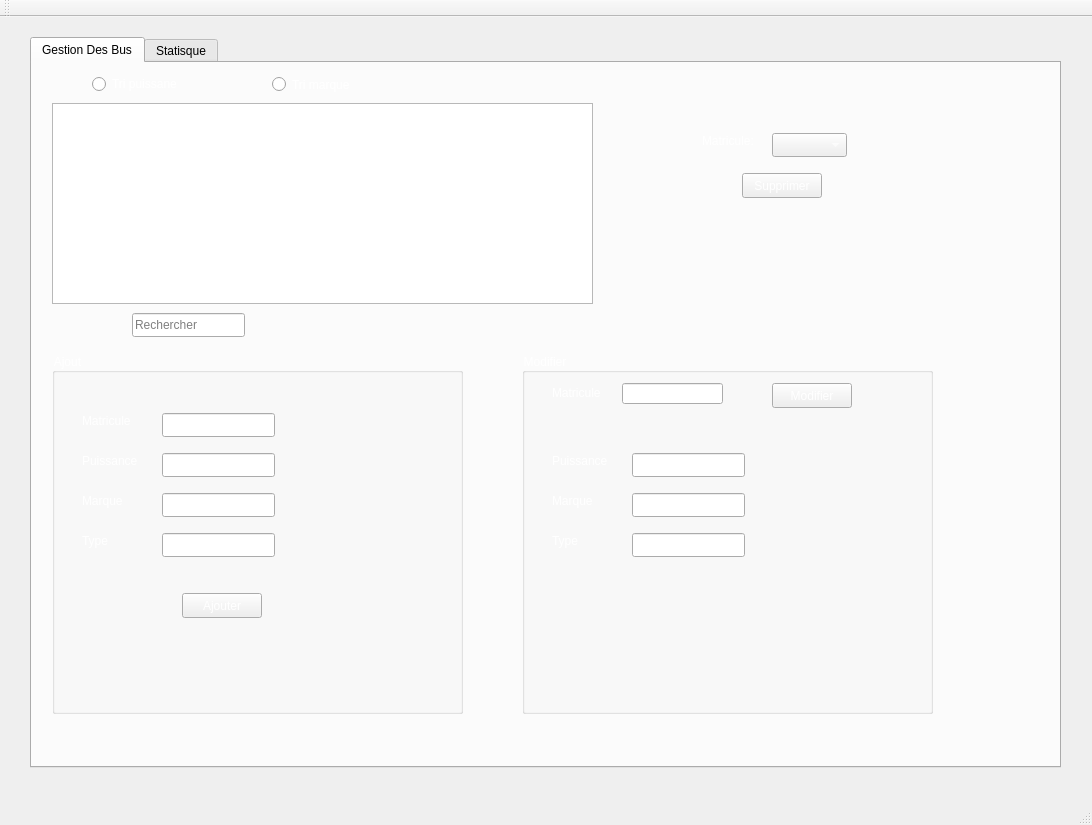
<?xml version="1.0" encoding="UTF-8"?>
<ui version="4.0">
 <class>MainWindow</class>
 <widget class="QMainWindow" name="MainWindow">
  <property name="geometry">
   <rect>
    <x>0</x>
    <y>0</y>
    <width>1092</width>
    <height>825</height>
   </rect>
  </property>
  <property name="windowTitle">
   <string>BUS</string>
  </property>
  <widget class="QWidget" name="centralWidget">
   <widget class="QTabWidget" name="tabWidget">
    <property name="geometry">
     <rect>
      <x>30</x>
      <y>20</y>
      <width>1031</width>
      <height>731</height>
     </rect>
    </property>
    <property name="styleSheet">
     <string notr="true">*{color: rgb(0, 0, 0);}

</string>
    </property>
    <property name="currentIndex">
     <number>0</number>
    </property>
    <widget class="QWidget" name="tab">
     <attribute name="title">
      <string>Gestion Des Bus</string>
     </attribute>
     <widget class="QTableView" name="tab_Bus">
      <property name="geometry">
       <rect>
        <x>20</x>
        <y>40</y>
        <width>541</width>
        <height>201</height>
       </rect>
      </property>
      <property name="styleSheet">
       <string notr="true">*{color: rgb(255, 255, 255);}</string>
      </property>
     </widget>
     <widget class="QLabel" name="label_5">
      <property name="geometry">
       <rect>
        <x>670</x>
        <y>70</y>
        <width>56</width>
        <height>16</height>
       </rect>
      </property>
      <property name="styleSheet">
       <string notr="true">*{color: rgb(255, 255, 255);}</string>
      </property>
      <property name="text">
       <string>Matricule:</string>
      </property>
     </widget>
     <widget class="QPushButton" name="ButtonSupprimer">
      <property name="geometry">
       <rect>
        <x>710</x>
        <y>110</y>
        <width>80</width>
        <height>25</height>
       </rect>
      </property>
      <property name="styleSheet">
       <string notr="true">*{color: rgb(255, 255, 255);}</string>
      </property>
      <property name="text">
       <string>Supprimer</string>
      </property>
     </widget>
     <widget class="QGroupBox" name="groupBox_2">
      <property name="geometry">
       <rect>
        <x>490</x>
        <y>290</y>
        <width>411</width>
        <height>361</height>
       </rect>
      </property>
      <property name="styleSheet">
       <string notr="true">*{color: rgb(255, 255, 255);}</string>
      </property>
      <property name="title">
       <string>Modifier</string>
      </property>
      <widget class="QLabel" name="label_6">
       <property name="geometry">
        <rect>
         <x>30</x>
         <y>30</y>
         <width>56</width>
         <height>20</height>
        </rect>
       </property>
       <property name="text">
        <string>Matricule</string>
       </property>
      </widget>
      <widget class="QLabel" name="label_7">
       <property name="geometry">
        <rect>
         <x>30</x>
         <y>100</y>
         <width>56</width>
         <height>16</height>
        </rect>
       </property>
       <property name="text">
        <string>Puissance</string>
       </property>
      </widget>
      <widget class="QLabel" name="label_8">
       <property name="geometry">
        <rect>
         <x>30</x>
         <y>140</y>
         <width>56</width>
         <height>16</height>
        </rect>
       </property>
       <property name="text">
        <string>Marque</string>
       </property>
      </widget>
      <widget class="QLabel" name="label_9">
       <property name="geometry">
        <rect>
         <x>30</x>
         <y>180</y>
         <width>56</width>
         <height>16</height>
        </rect>
       </property>
       <property name="text">
        <string>Type</string>
       </property>
      </widget>
      <widget class="QLineEdit" name="le_matricule_2">
       <property name="geometry">
        <rect>
         <x>100</x>
         <y>30</y>
         <width>101</width>
         <height>21</height>
        </rect>
       </property>
      </widget>
      <widget class="QLineEdit" name="le_puissance_2">
       <property name="geometry">
        <rect>
         <x>110</x>
         <y>100</y>
         <width>113</width>
         <height>24</height>
        </rect>
       </property>
      </widget>
      <widget class="QLineEdit" name="le_marque_2">
       <property name="geometry">
        <rect>
         <x>110</x>
         <y>140</y>
         <width>113</width>
         <height>24</height>
        </rect>
       </property>
      </widget>
      <widget class="QLineEdit" name="le_type_2">
       <property name="geometry">
        <rect>
         <x>110</x>
         <y>180</y>
         <width>113</width>
         <height>24</height>
        </rect>
       </property>
      </widget>
      <widget class="QPushButton" name="Button_Modification">
       <property name="geometry">
        <rect>
         <x>250</x>
         <y>30</y>
         <width>80</width>
         <height>25</height>
        </rect>
       </property>
       <property name="text">
        <string>Modifier</string>
       </property>
      </widget>
     </widget>
     <widget class="QGroupBox" name="groupBox">
      <property name="geometry">
       <rect>
        <x>20</x>
        <y>290</y>
        <width>411</width>
        <height>361</height>
       </rect>
      </property>
      <property name="styleSheet">
       <string notr="true">*{color: rgb(255, 255, 255);}</string>
      </property>
      <property name="title">
       <string>Ajout</string>
      </property>
      <widget class="QLabel" name="label">
       <property name="geometry">
        <rect>
         <x>30</x>
         <y>60</y>
         <width>56</width>
         <height>16</height>
        </rect>
       </property>
       <property name="text">
        <string>Matricule</string>
       </property>
      </widget>
      <widget class="QLabel" name="label_2">
       <property name="geometry">
        <rect>
         <x>30</x>
         <y>100</y>
         <width>56</width>
         <height>16</height>
        </rect>
       </property>
       <property name="text">
        <string>Puissance</string>
       </property>
      </widget>
      <widget class="QLabel" name="label_3">
       <property name="geometry">
        <rect>
         <x>30</x>
         <y>140</y>
         <width>56</width>
         <height>16</height>
        </rect>
       </property>
       <property name="text">
        <string>Marque</string>
       </property>
      </widget>
      <widget class="QLabel" name="label_4">
       <property name="geometry">
        <rect>
         <x>30</x>
         <y>180</y>
         <width>56</width>
         <height>16</height>
        </rect>
       </property>
       <property name="text">
        <string>Type</string>
       </property>
      </widget>
      <widget class="QLineEdit" name="le_matricule">
       <property name="geometry">
        <rect>
         <x>110</x>
         <y>60</y>
         <width>113</width>
         <height>24</height>
        </rect>
       </property>
      </widget>
      <widget class="QLineEdit" name="le_puissance">
       <property name="geometry">
        <rect>
         <x>110</x>
         <y>100</y>
         <width>113</width>
         <height>24</height>
        </rect>
       </property>
      </widget>
      <widget class="QLineEdit" name="le_marque">
       <property name="geometry">
        <rect>
         <x>110</x>
         <y>140</y>
         <width>113</width>
         <height>24</height>
        </rect>
       </property>
      </widget>
      <widget class="QLineEdit" name="le_type">
       <property name="geometry">
        <rect>
         <x>110</x>
         <y>180</y>
         <width>113</width>
         <height>24</height>
        </rect>
       </property>
      </widget>
      <widget class="QPushButton" name="Button_Ajouter">
       <property name="geometry">
        <rect>
         <x>130</x>
         <y>240</y>
         <width>80</width>
         <height>25</height>
        </rect>
       </property>
       <property name="text">
        <string>Ajouter</string>
       </property>
      </widget>
     </widget>
     <widget class="QComboBox" name="comboBox">
      <property name="geometry">
       <rect>
        <x>740</x>
        <y>70</y>
        <width>75</width>
        <height>24</height>
       </rect>
      </property>
      <property name="styleSheet">
       <string notr="true">*{color: rgb(255, 255, 255);}</string>
      </property>
     </widget>
     <widget class="QRadioButton" name="tripuissance">
      <property name="geometry">
       <rect>
        <x>60</x>
        <y>10</y>
        <width>99</width>
        <height>22</height>
       </rect>
      </property>
      <property name="styleSheet">
       <string notr="true">*{color: rgb(255, 255, 255);}</string>
      </property>
      <property name="text">
       <string>Tri puissane</string>
      </property>
     </widget>
     <widget class="QRadioButton" name="trimarque">
      <property name="geometry">
       <rect>
        <x>240</x>
        <y>11</y>
        <width>99</width>
        <height>21</height>
       </rect>
      </property>
      <property name="styleSheet">
       <string notr="true">*{color: rgb(255, 255, 255);}</string>
      </property>
      <property name="text">
       <string>Tri marque</string>
      </property>
     </widget>
     <widget class="QLineEdit" name="lineEdit">
      <property name="geometry">
       <rect>
        <x>100</x>
        <y>250</y>
        <width>113</width>
        <height>24</height>
       </rect>
      </property>
      <property name="styleSheet">
       <string notr="true"/>
      </property>
      <property name="placeholderText">
       <string>Rechercher</string>
      </property>
     </widget>
    </widget>
    <widget class="QWidget" name="tab_2">
     <attribute name="title">
      <string>Statisque</string>
     </attribute>
     <widget class="QPushButton" name="stat">
      <property name="geometry">
       <rect>
        <x>60</x>
        <y>40</y>
        <width>80</width>
        <height>25</height>
       </rect>
      </property>
      <property name="styleSheet">
       <string notr="true">*{color: rgb(255, 255, 255);}</string>
      </property>
      <property name="text">
       <string>Statistique</string>
      </property>
     </widget>
     <widget class="QCustomPlot" name="widget" native="true">
      <property name="geometry">
       <rect>
        <x>50</x>
        <y>110</y>
        <width>501</width>
        <height>331</height>
       </rect>
      </property>
      <widget class="QLabel" name="label_10">
       <property name="geometry">
        <rect>
         <x>680</x>
         <y>360</y>
         <width>111</width>
         <height>20</height>
        </rect>
       </property>
       <property name="palette">
        <palette>
         <active>
          <colorrole role="WindowText">
           <brush brushstyle="SolidPattern">
            <color alpha="255">
             <red>0</red>
             <green>0</green>
             <blue>0</blue>
            </color>
           </brush>
          </colorrole>
          <colorrole role="Button">
           <brush brushstyle="SolidPattern">
            <color alpha="255">
             <red>57</red>
             <green>114</green>
             <blue>171</blue>
            </color>
           </brush>
          </colorrole>
          <colorrole role="Text">
           <brush brushstyle="SolidPattern">
            <color alpha="255">
             <red>0</red>
             <green>0</green>
             <blue>0</blue>
            </color>
           </brush>
          </colorrole>
          <colorrole role="ButtonText">
           <brush brushstyle="SolidPattern">
            <color alpha="255">
             <red>0</red>
             <green>0</green>
             <blue>0</blue>
            </color>
           </brush>
          </colorrole>
          <colorrole role="Base">
           <brush brushstyle="SolidPattern">
            <color alpha="255">
             <red>57</red>
             <green>114</green>
             <blue>171</blue>
            </color>
           </brush>
          </colorrole>
          <colorrole role="Window">
           <brush brushstyle="SolidPattern">
            <color alpha="255">
             <red>57</red>
             <green>114</green>
             <blue>171</blue>
            </color>
           </brush>
          </colorrole>
          <colorrole role="PlaceholderText">
           <brush brushstyle="NoBrush">
            <color alpha="128">
             <red>0</red>
             <green>0</green>
             <blue>0</blue>
            </color>
           </brush>
          </colorrole>
         </active>
         <inactive>
          <colorrole role="WindowText">
           <brush brushstyle="SolidPattern">
            <color alpha="255">
             <red>0</red>
             <green>0</green>
             <blue>0</blue>
            </color>
           </brush>
          </colorrole>
          <colorrole role="Button">
           <brush brushstyle="SolidPattern">
            <color alpha="255">
             <red>57</red>
             <green>114</green>
             <blue>171</blue>
            </color>
           </brush>
          </colorrole>
          <colorrole role="Text">
           <brush brushstyle="SolidPattern">
            <color alpha="255">
             <red>0</red>
             <green>0</green>
             <blue>0</blue>
            </color>
           </brush>
          </colorrole>
          <colorrole role="ButtonText">
           <brush brushstyle="SolidPattern">
            <color alpha="255">
             <red>0</red>
             <green>0</green>
             <blue>0</blue>
            </color>
           </brush>
          </colorrole>
          <colorrole role="Base">
           <brush brushstyle="SolidPattern">
            <color alpha="255">
             <red>57</red>
             <green>114</green>
             <blue>171</blue>
            </color>
           </brush>
          </colorrole>
          <colorrole role="Window">
           <brush brushstyle="SolidPattern">
            <color alpha="255">
             <red>57</red>
             <green>114</green>
             <blue>171</blue>
            </color>
           </brush>
          </colorrole>
          <colorrole role="PlaceholderText">
           <brush brushstyle="NoBrush">
            <color alpha="128">
             <red>0</red>
             <green>0</green>
             <blue>0</blue>
            </color>
           </brush>
          </colorrole>
         </inactive>
         <disabled>
          <colorrole role="WindowText">
           <brush brushstyle="SolidPattern">
            <color alpha="255">
             <red>0</red>
             <green>0</green>
             <blue>0</blue>
            </color>
           </brush>
          </colorrole>
          <colorrole role="Button">
           <brush brushstyle="SolidPattern">
            <color alpha="255">
             <red>57</red>
             <green>114</green>
             <blue>171</blue>
            </color>
           </brush>
          </colorrole>
          <colorrole role="Text">
           <brush brushstyle="SolidPattern">
            <color alpha="255">
             <red>0</red>
             <green>0</green>
             <blue>0</blue>
            </color>
           </brush>
          </colorrole>
          <colorrole role="ButtonText">
           <brush brushstyle="SolidPattern">
            <color alpha="255">
             <red>0</red>
             <green>0</green>
             <blue>0</blue>
            </color>
           </brush>
          </colorrole>
          <colorrole role="Base">
           <brush brushstyle="SolidPattern">
            <color alpha="255">
             <red>57</red>
             <green>114</green>
             <blue>171</blue>
            </color>
           </brush>
          </colorrole>
          <colorrole role="Window">
           <brush brushstyle="SolidPattern">
            <color alpha="255">
             <red>57</red>
             <green>114</green>
             <blue>171</blue>
            </color>
           </brush>
          </colorrole>
          <colorrole role="PlaceholderText">
           <brush brushstyle="NoBrush">
            <color alpha="128">
             <red>0</red>
             <green>0</green>
             <blue>0</blue>
            </color>
           </brush>
          </colorrole>
         </disabled>
        </palette>
       </property>
       <property name="text">
        <string>Puissance</string>
       </property>
      </widget>
      <widget class="QLabel" name="label_11">
       <property name="geometry">
        <rect>
         <x>40</x>
         <y>30</y>
         <width>131</width>
         <height>16</height>
        </rect>
       </property>
       <property name="palette">
        <palette>
         <active>
          <colorrole role="WindowText">
           <brush brushstyle="SolidPattern">
            <color alpha="255">
             <red>255</red>
             <green>255</green>
             <blue>255</blue>
            </color>
           </brush>
          </colorrole>
          <colorrole role="Button">
           <brush brushstyle="SolidPattern">
            <color alpha="255">
             <red>57</red>
             <green>114</green>
             <blue>171</blue>
            </color>
           </brush>
          </colorrole>
          <colorrole role="Text">
           <brush brushstyle="SolidPattern">
            <color alpha="255">
             <red>255</red>
             <green>255</green>
             <blue>255</blue>
            </color>
           </brush>
          </colorrole>
          <colorrole role="ButtonText">
           <brush brushstyle="SolidPattern">
            <color alpha="255">
             <red>255</red>
             <green>255</green>
             <blue>255</blue>
            </color>
           </brush>
          </colorrole>
          <colorrole role="Base">
           <brush brushstyle="SolidPattern">
            <color alpha="255">
             <red>57</red>
             <green>114</green>
             <blue>171</blue>
            </color>
           </brush>
          </colorrole>
          <colorrole role="Window">
           <brush brushstyle="SolidPattern">
            <color alpha="255">
             <red>57</red>
             <green>114</green>
             <blue>171</blue>
            </color>
           </brush>
          </colorrole>
          <colorrole role="PlaceholderText">
           <brush brushstyle="NoBrush">
            <color alpha="128">
             <red>255</red>
             <green>255</green>
             <blue>255</blue>
            </color>
           </brush>
          </colorrole>
         </active>
         <inactive>
          <colorrole role="WindowText">
           <brush brushstyle="SolidPattern">
            <color alpha="255">
             <red>255</red>
             <green>255</green>
             <blue>255</blue>
            </color>
           </brush>
          </colorrole>
          <colorrole role="Button">
           <brush brushstyle="SolidPattern">
            <color alpha="255">
             <red>57</red>
             <green>114</green>
             <blue>171</blue>
            </color>
           </brush>
          </colorrole>
          <colorrole role="Text">
           <brush brushstyle="SolidPattern">
            <color alpha="255">
             <red>255</red>
             <green>255</green>
             <blue>255</blue>
            </color>
           </brush>
          </colorrole>
          <colorrole role="ButtonText">
           <brush brushstyle="SolidPattern">
            <color alpha="255">
             <red>255</red>
             <green>255</green>
             <blue>255</blue>
            </color>
           </brush>
          </colorrole>
          <colorrole role="Base">
           <brush brushstyle="SolidPattern">
            <color alpha="255">
             <red>57</red>
             <green>114</green>
             <blue>171</blue>
            </color>
           </brush>
          </colorrole>
          <colorrole role="Window">
           <brush brushstyle="SolidPattern">
            <color alpha="255">
             <red>57</red>
             <green>114</green>
             <blue>171</blue>
            </color>
           </brush>
          </colorrole>
          <colorrole role="PlaceholderText">
           <brush brushstyle="NoBrush">
            <color alpha="128">
             <red>255</red>
             <green>255</green>
             <blue>255</blue>
            </color>
           </brush>
          </colorrole>
         </inactive>
         <disabled>
          <colorrole role="WindowText">
           <brush brushstyle="SolidPattern">
            <color alpha="255">
             <red>255</red>
             <green>255</green>
             <blue>255</blue>
            </color>
           </brush>
          </colorrole>
          <colorrole role="Button">
           <brush brushstyle="SolidPattern">
            <color alpha="255">
             <red>57</red>
             <green>114</green>
             <blue>171</blue>
            </color>
           </brush>
          </colorrole>
          <colorrole role="Text">
           <brush brushstyle="SolidPattern">
            <color alpha="255">
             <red>255</red>
             <green>255</green>
             <blue>255</blue>
            </color>
           </brush>
          </colorrole>
          <colorrole role="ButtonText">
           <brush brushstyle="SolidPattern">
            <color alpha="255">
             <red>255</red>
             <green>255</green>
             <blue>255</blue>
            </color>
           </brush>
          </colorrole>
          <colorrole role="Base">
           <brush brushstyle="SolidPattern">
            <color alpha="255">
             <red>57</red>
             <green>114</green>
             <blue>171</blue>
            </color>
           </brush>
          </colorrole>
          <colorrole role="Window">
           <brush brushstyle="SolidPattern">
            <color alpha="255">
             <red>57</red>
             <green>114</green>
             <blue>171</blue>
            </color>
           </brush>
          </colorrole>
          <colorrole role="PlaceholderText">
           <brush brushstyle="NoBrush">
            <color alpha="128">
             <red>255</red>
             <green>255</green>
             <blue>255</blue>
            </color>
           </brush>
          </colorrole>
         </disabled>
        </palette>
       </property>
       <property name="styleSheet">
        <string notr="true">*{color: rgb(255, 255, 255);}</string>
       </property>
       <property name="text">
        <string>Bus</string>
       </property>
      </widget>
     </widget>
     <widget class="QLabel" name="label_pic">
      <property name="geometry">
       <rect>
        <x>-10</x>
        <y>-20</y>
        <width>921</width>
        <height>701</height>
       </rect>
      </property>
      <property name="text">
       <string/>
      </property>
     </widget>
     <widget class="QPushButton" name="pushButton_2">
      <property name="geometry">
       <rect>
        <x>920</x>
        <y>330</y>
        <width>80</width>
        <height>25</height>
       </rect>
      </property>
      <property name="styleSheet">
       <string notr="true">*{color: rgb(255, 255, 255);}</string>
      </property>
      <property name="text">
       <string>Close Map</string>
      </property>
     </widget>
     <widget class="QPushButton" name="pushButton">
      <property name="geometry">
       <rect>
        <x>920</x>
        <y>240</y>
        <width>80</width>
        <height>25</height>
       </rect>
      </property>
      <property name="styleSheet">
       <string notr="true">*{color: rgb(255, 255, 255);}</string>
      </property>
      <property name="text">
       <string>Open Map</string>
      </property>
     </widget>
    </widget>
   </widget>
  </widget>
  <widget class="QMenuBar" name="menuBar">
   <property name="geometry">
    <rect>
     <x>0</x>
     <y>0</y>
     <width>1092</width>
     <height>25</height>
    </rect>
   </property>
  </widget>
  <widget class="QToolBar" name="mainToolBar">
   <attribute name="toolBarArea">
    <enum>TopToolBarArea</enum>
   </attribute>
   <attribute name="toolBarBreak">
    <bool>false</bool>
   </attribute>
  </widget>
  <widget class="QStatusBar" name="statusBar"/>
 </widget>
 <layoutdefault spacing="6" margin="11"/>
 <customwidgets>
  <customwidget>
   <class>QCustomPlot</class>
   <extends>QWidget</extends>
   <header>qcustomplot.h</header>
   <container>1</container>
  </customwidget>
 </customwidgets>
 <resources/>
 <connections/>
</ui>
